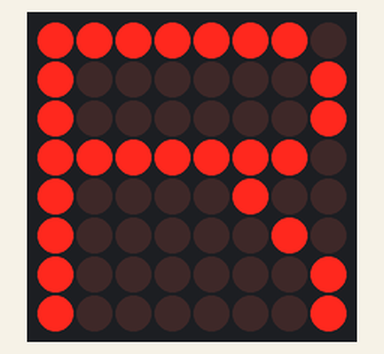
The sketch below on a simulated Arduino Uno, built with avr-gcc and run on an emulated ATmega328P. Shown: 8×8 LED matrix.

Above: at 0.1 s.
At 1.1 s:
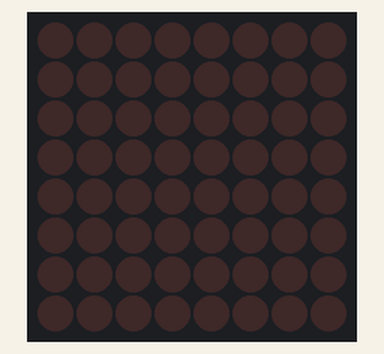
At 1.6 s:
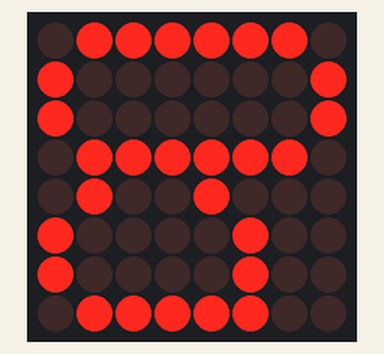
At 3.1 s:
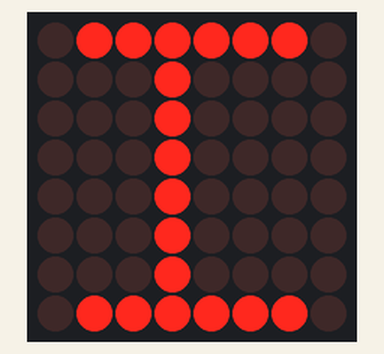
At 4.6 s:
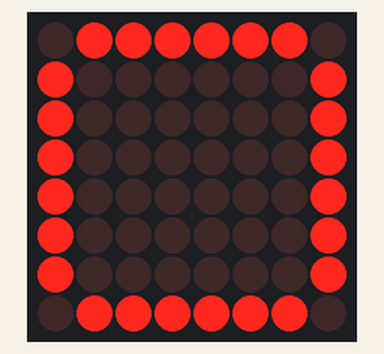
At 6.1 s:
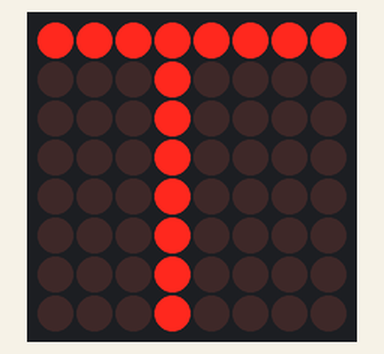

Measured:
- by itself, everything shown: repeats every 7.5 s, in 10 steps
- what the display in image 1 shows lasts 0.5 s, from 1.0 s to 1.5 s
- what the display in image 2 shows lasts 1.0 s, from 1.5 s to 2.5 s

The sketch:

CharacterDisplay.ino
```cpp
#include <LedControl.h>

// Initialize the LedControl object
LedControl lc = LedControl(8, 10, 9, 1); // DIN=8, CLK=10, CS=9, 1 device

// Font data: Each letter is 8x8 pixels
byte font[26][8] = {
  {0b01111110, 0b10000001, 0b10000001, 0b01111110, 0b01001000, 0b10000100, 0b10000100, 0b01111100}, // A
  {0b11111110, 0b10000001, 0b10000001, 0b11111110, 0b10000001, 0b10000001, 0b10000001, 0b11111110}, // B
  {0b01111110, 0b10000001, 0b10000000, 0b10000000, 0b10000000, 0b10000000, 0b10000001, 0b01111110}, // C
  {0b11111100, 0b10000010, 0b10000001, 0b10000001, 0b10000001, 0b10000001, 0b10000010, 0b11111100}, // D
  {0b11111111, 0b10000000, 0b10000000, 0b11111111, 0b10000000, 0b10000000, 0b10000000, 0b11111111}, // E
  {0b11111111, 0b10000000, 0b10000000, 0b11111111, 0b10000000, 0b10000000, 0b10000000, 0b10000000}, // F
  {0b01111110, 0b10000001, 0b10000000, 0b10000000, 0b10001111, 0b10000001, 0b10000001, 0b01111110}, // G
  {0b10000001, 0b10000001, 0b10000001, 0b11111111, 0b10000001, 0b10000001, 0b10000001, 0b10000001}, // H
  {0b01111110, 0b00010000, 0b00010000, 0b00010000, 0b00010000, 0b00010000, 0b00010000, 0b01111110}, // I
  {0b00011111, 0b00000010, 0b00000010, 0b00000010, 0b00000010, 0b00000010, 0b10000010, 0b01111100}, // J
  {0b10000001, 0b10000010, 0b10000100, 0b11111000, 0b10000100, 0b10000010, 0b10000001, 0b10000001}, // K
  {0b10000000, 0b10000000, 0b10000000, 0b10000000, 0b10000000, 0b10000000, 0b10000000, 0b11111111}, // L
  {0b10000001, 0b11000011, 0b10100101, 0b10011001, 0b10000001, 0b10000001, 0b10000001, 0b10000001}, // M
  {0b10000001, 0b11000001, 0b10100001, 0b10010001, 0b10001001, 0b10000101, 0b10000011, 0b10000001}, // N
  {0b01111110, 0b10000001, 0b10000001, 0b10000001, 0b10000001, 0b10000001, 0b10000001, 0b01111110}, // O
  {0b11111110, 0b10000001, 0b10000001, 0b11111110, 0b10000000, 0b10000000, 0b10000000, 0b10000000}, // P
  {0b01111110, 0b10000001, 0b10000001, 0b10000001, 0b10000001, 0b10001001, 0b10000101, 0b01111110}, // Q
  {0b11111110, 0b10000001, 0b10000001, 0b11111110, 0b10000100, 0b10000010, 0b10000001, 0b10000001}, // R
  {0b01111110, 0b10000001, 0b10000000, 0b01111110, 0b00000001, 0b00000001, 0b10000001, 0b01111110}, // S
  {0b11111111, 0b00010000, 0b00010000, 0b00010000, 0b00010000, 0b00010000, 0b00010000, 0b00010000}, // T
  {0b10000001, 0b10000001, 0b10000001, 0b10000001, 0b10000001, 0b10000001, 0b10000001, 0b01111110}, // U
  {0b10000001, 0b10000001, 0b10000001, 0b10000001, 0b10000001, 0b01000010, 0b00100100, 0b00011000}, // V
  {0b10000001, 0b10000001, 0b10000001, 0b10000001, 0b10011001, 0b10100101, 0b11000011, 0b10000001}, // W
  {0b10000001, 0b01000010, 0b00100100, 0b00011000, 0b00011000, 0b00100100, 0b01000010, 0b10000001}, // X
  {0b10000001, 0b01000010, 0b00100100, 0b00011000, 0b00010000, 0b00010000, 0b00010000, 0b00010000}, // Y
  {0b11111111, 0b00000001, 0b00000010, 0b00000100, 0b00001000, 0b00010000, 0b00100000, 0b11111111}  // Z
};

// Message to display
const char message[] = "RAIOT";
const int messageLength = 5;

void setup() {
  lc.shutdown(0, false);    // Wake up MAX7219
  lc.setIntensity(0, 8);    // Set brightness (0–15)
  lc.clearDisplay(0);       // Clear the display
}

void loop() {
  for (int i = 0; i < messageLength; i++) {
    displayLetter(message[i]); // Display each letter
    delay(1000);               // Wait 1 second
    lc.clearDisplay(0);        // Clear display before the next letter
    delay(500);                // Small delay for the transition
  }
}

// Function to display a single letter
void displayLetter(char letter) {
  if (letter < 'A' || letter > 'Z') return; // Skip invalid letters
  byte* pattern = font[letter - 'A'];       // Get font pattern
  for (int row = 0; row < 8; row++) {
    lc.setRow(0, row, pattern[row]);        // Set each row of the display
  }
}
```
